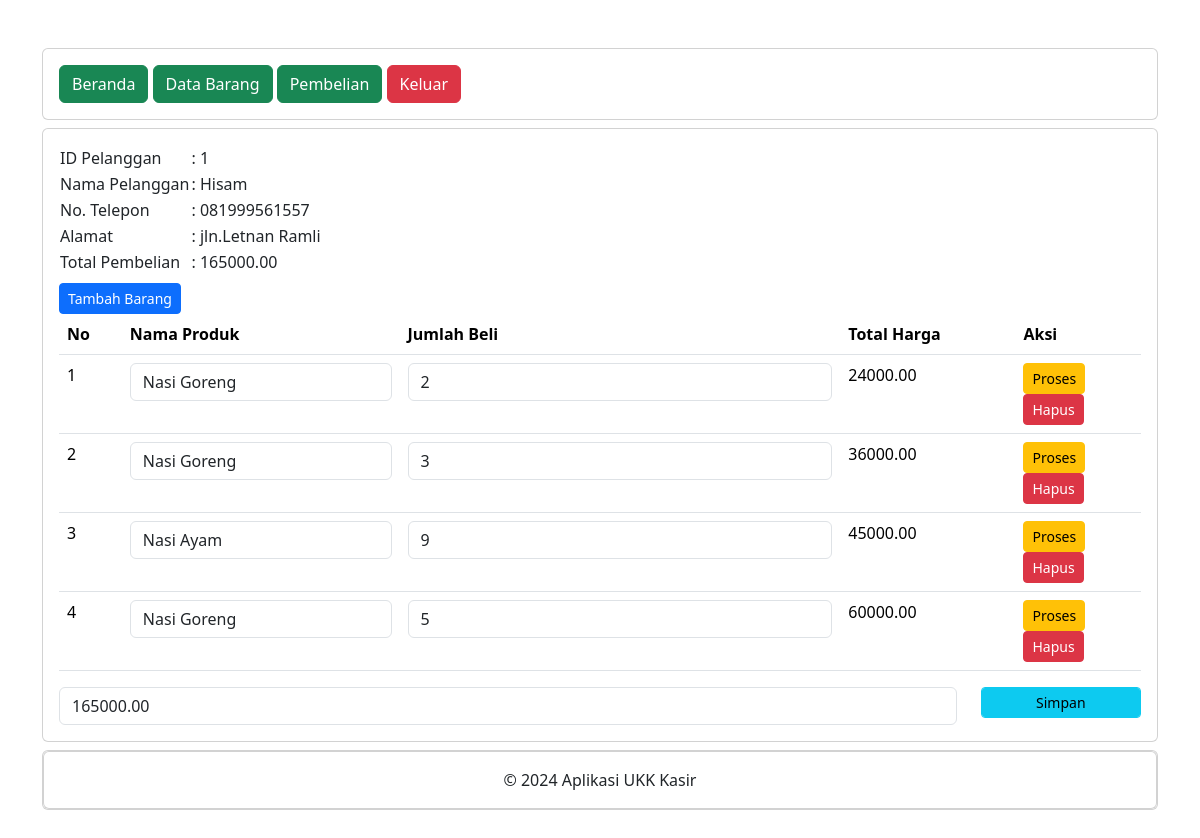
/petugas/detail_pembelian.php?PelangganID=1 (signed in), run on the app's committed database.
### tables this page shows
CREATE TABLE `penjualan` (
  `PenjualanID` int(11) NOT NULL,
  `TanggalPenjualan` date NOT NULL,
  `TotalHarga` decimal(10,2) NOT NULL,
  `PelangganID` int(11) UNSIGNED NOT NULL
);

CREATE TABLE `pelanggan` (
  `PelangganID` int(11) UNSIGNED NOT NULL,
  `NamaPelanggan` varchar(255) NOT NULL,
  `Alamat` text NOT NULL,
  `NomorTelepon` varchar(15) NOT NULL
);

CREATE TABLE `detailpenjualan` (
  `DetailID` int(11) NOT NULL,
  `PenjualanID` int(11) NOT NULL,
  `ProdukID` int(11) DEFAULT NULL,
  `JumlahProduk` int(11) NOT NULL,
  `Subtotal` decimal(10,2) NOT NULL
);

CREATE TABLE `produk` (
  `ProdukID` int(11) NOT NULL,
  `NamaProduk` varchar(255) NOT NULL,
  `Harga` decimal(10,2) NOT NULL,
  `Stok` int(11) NOT NULL
);

### petugas/detail_pembelian.php (the view, shortened to what this page needs)
<?php
include "header.php";
include "navbar.php";
include '../koneksi.php';
?>
<div class="card mt-2">
    <div class="card-body">
        <?php
        $PelangganID = $_GET['PelangganID'];
        $data = mysqli_query($koneksi, "SELECT * FROM pelanggan INNER JOIN penjualan ON pelanggan.PelangganID=penjualan.PelangganID");
        while($d = mysqli_fetch_array($data)){
            ?>
            <?php if($d['PelangganID'] == $PelangganID) { ?>
                <table>
                    <tr>
                        <td>ID Pelanggan</td>
                        <td>: <?php echo $d['PelangganID']; ?></td>
                    </tr>
                    <tr>
                        <td>Nama Pelanggan</td>
                        <td>: <?php echo $d['NamaPelanggan']; ?></td>
                    </tr>
                    <tr>
                        <td>No. Telepon</td>
                        <td>: <?php echo $d['NomorTelepon']; ?></td>
                    </tr>
                    <tr>
                        <td>Alamat</td>
                        <td>: <?php echo $d['Alamat']; ?></td>
                    </tr>
                    <tr>
                        <td>Total Pembelian</td>
                        <td>: <?php echo $d['TotalHarga']; ?></td>
                    </tr>
                </table>
                <form action="tambah_detail_penjualan.php" method="post">
                    <button type="submit" class="btn btn-primary btn-sm mt-2">
                      Tambah Barang
                    </button>
                </form>
                <table class="table">
                    <thead>
                        <tr>
                            <th>No</th>
                            <th>Nama Produk</th>
                            <th>Jumlah Beli</th>
                            <th>Total Harga</th>
                            <th>Aksi</th>
                        </tr>
                    </thead>
                    <tbody>
                        <?php
                        $nos = 1;
                        $detailpenjualan = mysqli_query($koneksi, "SELECT * FROM detailpenjualan");
                        while($d_detailpenjualan = mysqli_fetch_array($detailpenjualan)){ ?>
                        <?php
                        if($d_detailpenjualan['PenjualanID'] == $d['PenjualanID']) { ?>
                        <tr>
                            <td><?php echo $nos++; ?></td>
                            <td>
                                 <form action="simpan_barang_beli.php" method="post">
                                    <div class="form-group">
                                        <select name="ProdukID" class="form-control" onchange="this.form.submit()">
                                            <?php
                                            include '../koneksi.php';
                                            $produk = mysqli_query($koneksi, "SELECT * FROM produk");
                                            while($d_produk = mysqli_fetch_array($produk)){
                                                ?>
                                            <option value="<?php echo $d_produk['ProdukID']; ?>" <?php if($d_produk['ProdukID'] == $d_detailpenjualan['ProdukID']) { echo "selected"; }?>><?php echo $d_produk['NamaProduk']; ?></option>
                                           <?php } ?>
                                        </select>
                                    </div>
                                 </form>
                            </td>
                            <td>
                                <form action="hitung_subtotal.php" method="post">
                                    <div class="form-group">
                                        <input type="number" name="JumlahProduk" value="<?php echo $d_detailpenjualan['JumlahProduk']; ?>" class="form-control">
                                    </div>
                            </td>
                            <td><?php echo $d_detailpenjualan['Subtotal']; ?></td>
                            <td>
                                <button type="submit" class="btn btn-warning btn-sm">Proses</button>
                                <form action="hapus_detail_pembelian.php" method="post">
                                    <button type="submit" class="btn btn-danger btn-sm">Hapus</button>
                                </form>
                            </td>
                        </tr>
                       <?php } else {
                        ?>
                        <?php
                       }
                        }
                        ?>
                    </tbody>
                </table>
                <form method="post" action="simpan_total_harga.php">
                    <?php
                    include '../koneksi.php';
                    $detailpenjualan = mysqli_query($koneksi, "SELECT SUM(Subtotal) AS TotalHarga FROM detailpenjualan WHERE PenjualanID='$d[PenjualanID]'");
                    $row = mysqli_fetch_assoc($detailpenjualan);
                    $sum = $row['TotalHarga'];
                    ?>
                    <div class="row">
                        <div class="col-sm-10">
                            <div class="from-group">
                                <input type="text" class="form-control" name="TotalHarga" value="<?php echo $sum; ?>">
                            </div>
                        </div>
                        <div class="col-sm-2">
                            <div class="form-group">
                            <button type="submit" class="btn btn-info btn-sm form-control">Simpan</button>
                            </div>
                        </div>
                    </div>
                </form>
         <?php   } else { ?>
        <?php
        }
        }
        ?>
    </div>
</div>
<?php
include "footer.php";
?>

### data on the page
penjualan: PelangganID "1", PelangganID.NamaPelanggan "Hisam", PelangganID.NomorTelepon "081999561557", PelangganID.Alamat "jln.Letnan Ramli", TotalHarga "165000.00"
detailpenjualan: ProdukID "Nasi Goreng", JumlahProduk "2", Subtotal "24000.00"
detailpenjualan: ProdukID "Nasi Goreng", JumlahProduk "3", Subtotal "36000.00"
detailpenjualan: ProdukID "Nasi Ayam", JumlahProduk "9", Subtotal "45000.00"
detailpenjualan: ProdukID "Nasi Goreng", JumlahProduk "5", Subtotal "60000.00"
